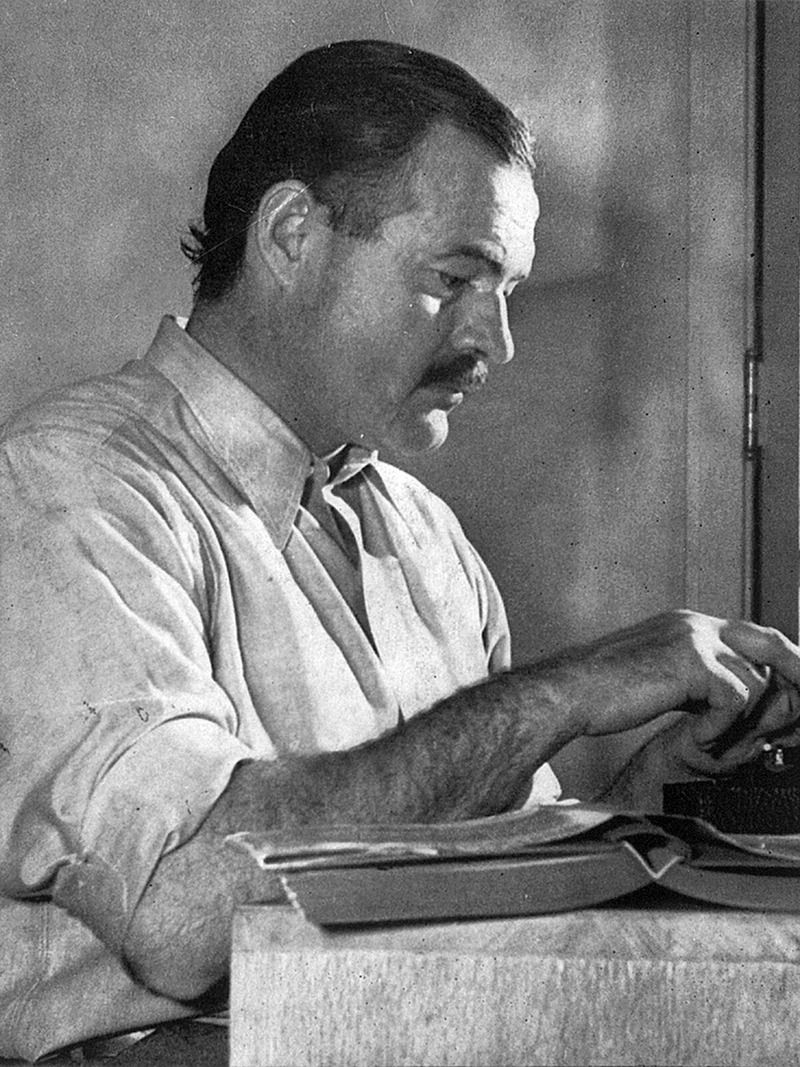
#> input picture cc_wsp/sandbox/portraits/Art/Ernest_Hemingway.jpg, 800 x 1067 px; its folder holds only this picture in this run; the run also reads 1 picture not shown here
$ python portrait_broll.py
#> lines starting #> are read from the running program, lines starting #| are printed output that depends on the picture
#!/usr/bin/env python3
"""
Create a portrait B-roll video with face-aligned crops.

For each portrait:
1. Detect face and eyes using OpenCV Haar cascades
2. Compute a 9:16 crop that frames the face with consistent padding
3. Place eyes at a consistent vertical position (~1/3 from top)
4. Track zoom level (original height / crop height)
5. Sort by zoom level (least zoomed first)
6. Render to video at 0.25s per image
"""

import cv2
import numpy as np
from pathlib import Path
from dataclasses import dataclass

BASE = Path("cc_wsp/sandbox/portraits")
OUT = BASE / "top_performers_broll.mp4"
TARGET_W, TARGET_H = 1080, 1920
ASPECT = TARGET_W / TARGET_H  # 9:16 = 0.5625
FRAME_DURATION = 0.25
FPS = 30

# How much padding above the face as a multiple of face height
# This controls framing: higher = more space above head
HEAD_PADDING_RATIO = 0.6
# Minimum crop height as fraction of image height (don't zoom in too much)
MIN_CROP_FRAC = 0.4


@dataclass
class PortraitInfo:
    path: Path
    name: str
    eye_x_frac: float
    eye_y_frac: float
    face_h_frac: float  # face height as fraction of image height
    zoom_factor: float
    crop_params: tuple  # (x, y, w, h) in original image pixels


def detect_face_and_eyes(img_path: Path):
    """
    Detect face and eyes. Returns (eye_x_frac, eye_y_frac, face_x, face_y, face_w, face_h)
    in pixel coords, or None if detection fails.
    """
    img = cv2.imread(str(img_path))
#> img is the input picture: shape (1067, 800, 3); min 0, max 255, mean 125.4
    if img is None:
        return None

    gray = cv2.cvtColor(img, cv2.COLOR_BGR2GRAY)
    h, w = gray.shape
#> h = 1067; w = 800

    face_cascade = cv2.CascadeClassifier(
        cv2.data.haarcascades + "haarcascade_frontalface_default.xml"
    )
    eye_cascade = cv2.CascadeClassifier(
        cv2.data.haarcascades + "haarcascade_eye.xml"
    )

    faces = face_cascade.detectMultiScale(gray, 1.1, 5, minSize=(50, 50))
#> faces = [[344, 514, 181, 181]]
    if len(faces) == 0:
        faces = face_cascade.detectMultiScale(gray, 1.05, 3, minSize=(30, 30))
    if len(faces) == 0:
        return None

    # Use largest face
    face = max(faces, key=lambda f: f[2] * f[3])
#> face = [344, 514, 181, 181]
    fx, fy, fw, fh = face
#> fx = 344; fy = 514; fw = 181; fh = 181

    # Detect eyes within face region
    face_roi = gray[fy : fy + fh, fx : fx + fw]
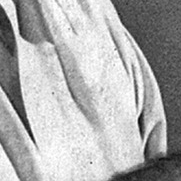
#> face_roi: shape (181, 181); min 7, max 255, mean 173.9
    eyes = eye_cascade.detectMultiScale(
        face_roi, 1.1, 5, minSize=(int(fw * 0.1), int(fh * 0.05))
    )
#> eyes = ()

    if len(eyes) >= 2:
        eyes_sorted = sorted(eyes, key=lambda e: e[1])[:2]
        eye_centers = [(ex + ew // 2, ey + eh // 2) for ex, ey, ew, eh in eyes_sorted]
        avg_eye_x = (eye_centers[0][0] + eye_centers[1][0]) / 2 + fx
        avg_eye_y = (eye_centers[0][1] + eye_centers[1][1]) / 2 + fy
    else:
        avg_eye_x = fx + fw / 2
#> avg_eye_x = 434.5
        avg_eye_y = fy + fh * 0.35
#> avg_eye_y = 577.4

    return (avg_eye_x / w, avg_eye_y / h, fx, fy, fw, fh)


def compute_crop(img_w, img_h, eye_x_frac, eye_y_frac, face_h, target_eye_y_frac):
    """
    Compute a 9:16 crop that places eyes at target_eye_y_frac from top.
    Uses face height to determine crop size (tighter face = more zoom).
    """
    eye_y_px = eye_y_frac * img_h
    eye_x_px = eye_x_frac * img_w

    # Crop height: determined by placing eyes at target position
    # We want: eye_y_px - crop_y = target_eye_y_frac * crop_h
    # And we want the face to be well-framed, so use face height to set scale.
    # A face that takes up ~25-35% of the crop height looks natural.
    target_face_frac = 0.30  # face should be ~30% of crop height
    crop_h = int(face_h / target_face_frac)

    # Clamp: don't crop smaller than MIN_CROP_FRAC of image
    min_crop_h = int(img_h * MIN_CROP_FRAC)
    crop_h = max(crop_h, min_crop_h)
    # Don't exceed image height
    crop_h = min(crop_h, img_h)

    crop_w = int(crop_h * ASPECT)
    # If crop_w exceeds image width, constrain
    if crop_w > img_w:
        crop_w = img_w
        crop_h = int(crop_w / ASPECT)

    # Position vertically: eyes at target_eye_y_frac
    crop_y = int(eye_y_px - target_eye_y_frac * crop_h)
    crop_y = max(0, min(crop_y, img_h - crop_h))

    # Position horizontally: center on eyes
    crop_x = int(eye_x_px - crop_w / 2)
    crop_x = max(0, min(crop_x, img_w - crop_w))

    zoom_factor = img_h / crop_h

    return crop_x, crop_y, crop_w, crop_h, zoom_factor


def process_portraits():
    image_paths = sorted(BASE.rglob("*.jpg"))
    print(f"Found {len(image_paths)} portraits")

    # Pass 1: detect faces/eyes
    detections = []
    for path in image_paths:
        name = path.stem.replace("_", " ")
        result = detect_face_and_eyes(path)
#> result = (0.543, 0.541, 344, 514, 181, 181)
        img = cv2.imread(str(path))
        h, w = img.shape[:2]
#> h = 1067; w = 800

        if result is None:
            print(f"  FAILED: {name} — using defaults")
            eye_x_frac, eye_y_frac = 0.5, 0.33
            face_h = h * 0.4  # assume face is 40% of image
        else:
            eye_x_frac, eye_y_frac, fx, fy, fw, fh = result
#> eye_x_frac = 0.543; eye_y_frac = 0.541; fx = 344; fy = 514; fw = 181; fh = 181
            face_h = fh
#> face_h = 181
            print(f"  OK: {name} (eyes={eye_y_frac:.0%}, face_h={fh}px/{h}px={fh/h:.0%})")
#|   OK: Ernest Hemingway (eyes=54%, face_h=181px/1067px=17%)

        detections.append(PortraitInfo(
            path=path, name=name,
            eye_x_frac=eye_x_frac, eye_y_frac=eye_y_frac,
            face_h_frac=face_h / h,
            zoom_factor=1.0, crop_params=(0, 0, 0, 0),
        ))
#> pass 2 of the loop in process_portraits, `for path in image_paths:`:
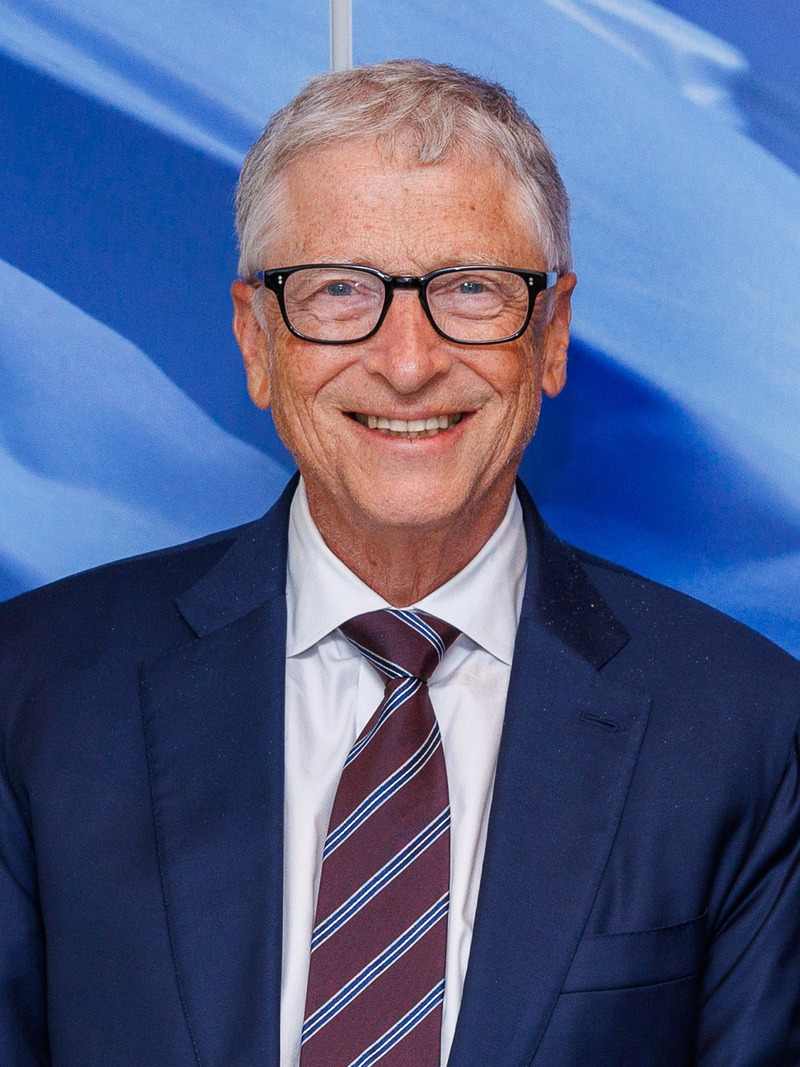
#> input picture cc_wsp/sandbox/portraits/Business/Bill_Gates.jpg, 800 x 1067 px
#> in detect_face_and_eyes, img is the input picture: shape (1067, 800, 3); mean B, G, R 135, 95.8, 84.3
#> faces = [[265, 544, 271, 271], [221, 175, 322, 322]]
#> face = [221, 175, 322, 322]
#> in detect_face_and_eyes (call 2), `fx, fy, fw, fh = face`: fx = 221; fy = 175; fw = 322
#> in detect_face_and_eyes (call 2), `face_roi = gray[fy : fy + fh, fx : fx + fw]`:
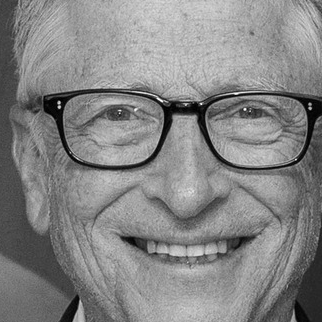
#> face_roi: shape (322, 322); min 0, max 254, mean 132.8
#> avg_eye_x = 382
#> avg_eye_y = 287.7
#> result = (0.477, 0.27, 221, 175, 322, 322)
#> in process_portraits, `eye_x_frac, eye_y_frac, fx, fy, fw, fh = result`: eye_x_frac = 0.477; eye_y_frac = 0.27; fx = 221; fy = 175; fw = 322
#|   OK: Bill Gates (eyes=27%, face_h=322px/1067px=30%)

    # Target eye position: mean of detected, capped around 1/3 from top
    eye_ys = [d.eye_y_frac for d in detections]
#> eye_ys = [0.541, 0.27]
    mean_eye_y = float(np.mean(eye_ys))
#> mean_eye_y = 0.405
    target_eye_y = min(mean_eye_y, 0.38)
#> target_eye_y = 0.38
    print(f"\nMean eye position: {mean_eye_y:.1%} from top")
#| Mean eye position: 40.5% from top
    print(f"Target eye position: {target_eye_y:.1%} from top ({1-target_eye_y:.1%} from bottom)")
#| Target eye position: 38.0% from top (62.0% from bottom)

    # Pass 2: compute crops
    for d in detections:
        img = cv2.imread(str(d.path))
        h, w = img.shape[:2]
        face_h_px = d.face_h_frac * h
#> face_h_px = 181

        cx, cy, cw, ch, zoom = compute_crop(
            w, h, d.eye_x_frac, d.eye_y_frac, face_h_px, target_eye_y
        )
#> in compute_crop, `crop_h = int(face_h / target_face_frac)`: crop_h = 603
#> in compute_crop, `crop_w = int(crop_h * ASPECT)`: crop_w = 339
#> in compute_crop, `crop_y = int(eye_y_px - target_eye_y_frac * crop_h)`: crop_y = 348
#> in compute_crop, `crop_x = int(eye_x_px - crop_w / 2)`: crop_x = 265
#> in compute_crop, `zoom_factor = img_h / crop_h`: zoom_factor = 1.77
#> cx = 265; cy = 348; cw = 339; ch = 603; zoom = 1.77
        d.crop_params = (cx, cy, cw, ch)
#> d.crop_params = (265, 348, 339, 603)
        d.zoom_factor = zoom
#> d.zoom_factor = 1.77
#> pass 2 of the loop in process_portraits, `for d in detections:`:
#> face_h_px = 322
#> in process_portraits, `cx, cy, cw, ch, zoom = compute_crop( w, h, d.eye_x_frac, d.eye_y_frac,..`: cx = 82; cy = 0; cw = 600; ch = 1067; zoom = 1
#> d.crop_params = (82, 0, 600, 1067)
#> d.zoom_factor = 1

    # Sort by zoom factor
    detections.sort(key=lambda d: d.zoom_factor)

    print(f"\nZoom range: {detections[0].zoom_factor:.2f}x ({detections[0].name}) — {detections[-1].zoom_factor:.2f}x ({detections[-1].name})")
#| Zoom range: 1.00x (Bill Gates) — 1.77x (Ernest Hemingway)

    # Create video
    fourcc = cv2.VideoWriter_fourcc(*"mp4v")
    temp_out = BASE / "top_performers_broll_temp.mp4"
    writer = cv2.VideoWriter(str(temp_out), fourcc, FPS, (TARGET_W, TARGET_H))
    frames_per_image = max(1, int(FRAME_DURATION * FPS))

    for d in detections:
        img = cv2.imread(str(d.path))
        cx, cy, cw, ch = d.crop_params
        cropped = img[cy : cy + ch, cx : cx + cw]
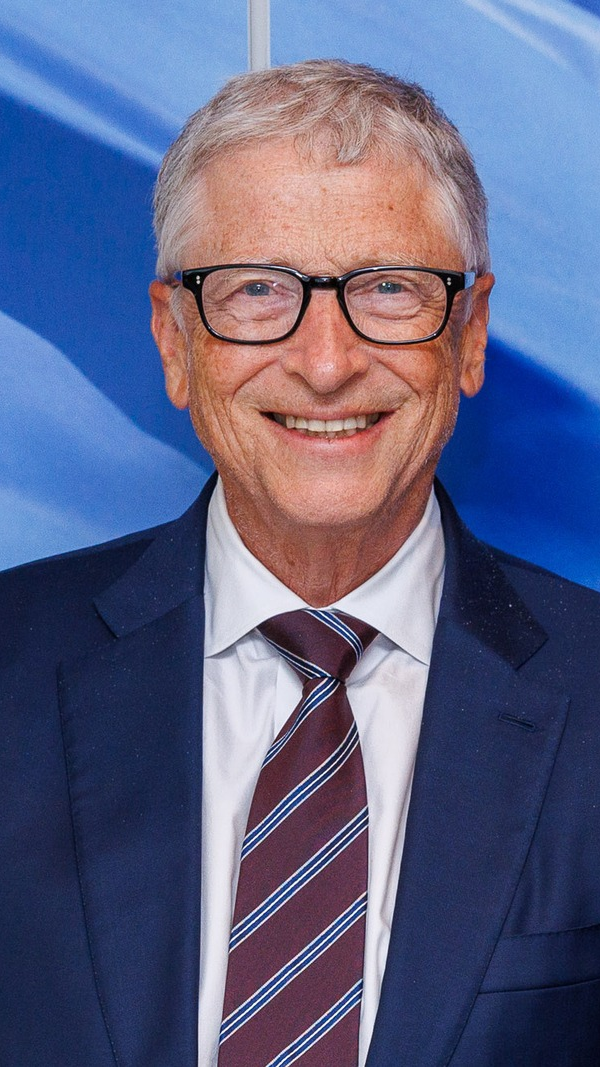
#> cropped: shape (1067, 600, 3); mean B, G, R 132.2, 98.1, 93.6
        resized = cv2.resize(cropped, (TARGET_W, TARGET_H), interpolation=cv2.INTER_LANCZOS4)
        for _ in range(frames_per_image):
            writer.write(resized)
#> pass 2 of the loop in process_portraits, `for d in detections:`:
#> in process_portraits, `cx, cy, cw, ch = d.crop_params`: cx = 265; cy = 348; cw = 339; ch = 603
#> in process_portraits, `cropped = img[cy : cy + ch, cx : cx + cw]`:
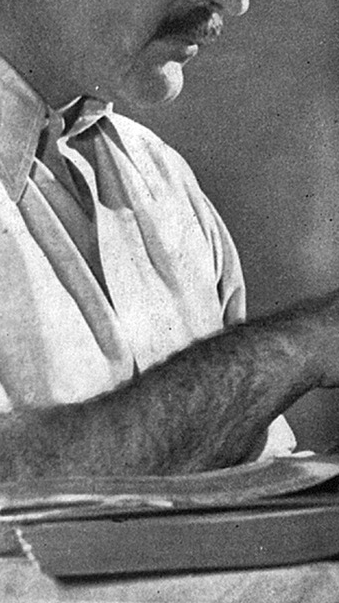
#> cropped: shape (603, 339, 3); min 0, max 255, mean 125

    writer.release()

    # Re-encode with ffmpeg
    import subprocess
    subprocess.run([
        "ffmpeg", "-y", "-i", str(temp_out),
        "-c:v", "libx264", "-preset", "fast", "-crf", "23",
        "-pix_fmt", "yuv420p", "-r", str(FPS),
        str(OUT),
    ], capture_output=True, check=True)
#> (this line was passed over: subprocess is not available in this run)
    temp_out.unlink()

    print(f"\nCreated: {OUT}")
    print(f"Duration: {len(detections) * FRAME_DURATION:.1f}s")
#| Duration: 0.5s
    print(f"\nSort order (least to most zoomed):")
    for i, d in enumerate(detections, 1):
        print(f"  {i:2d}. {d.name:<25s} zoom={d.zoom_factor:.2f}x  face={d.face_h_frac:.0%}")
#> this loop made 2 passes
#> i on passes 1 to 2: 1, 2
#|    1. Bill Gates                zoom=1.00x  face=30%
#|    2. Ernest Hemingway          zoom=1.77x  face=17%


if __name__ == "__main__":
    process_portraits()
